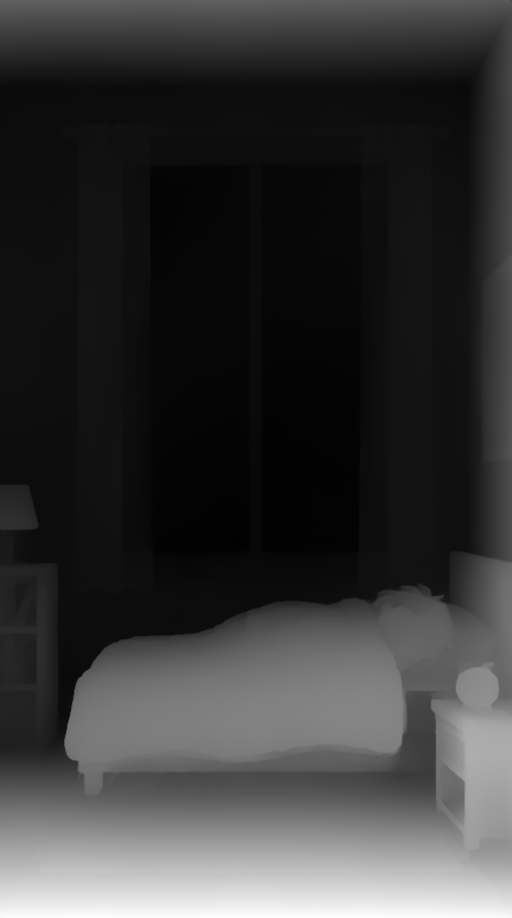
#> input picture ep007/anim/bedroom_depth.png, 1536 x 2752 px, given in place of bedroom_depth.png.png, which was not available (shown at 1/3 size)
$ python -i anim_ep007.py   (imports and definitions only)   (older library calls are emulated)
#> lines starting #> are read from the running program, lines starting #| are printed output that depends on the picture; after the words box and inside, x2 and y2 are one past the last pixel; in counts of white or black regions, pixels touching at a corner belong together
#!/usr/bin/env python3
"""Whatifaholic EP007 — What If Earth Had Rings Like Saturn?
Estilo do canal: ilustração plana em camadas (4 imagens nano_banana_pro) + animação por código (pycairo).
Câmara sempre em movimento (zoom/pan lentos + partículas em primeiro plano a velocidades diferentes = parallax).
Loop de frase: "Which means, one day…" → "Look up." (último frame = frame 0).
Uso: python3 anim_ep007.py [--frames t1,t2,...|last]   (sem argumentos: render completo + mistura)"""
import math, random, re, json, subprocess, sys, os
import cairo
import numpy as np
from PIL import Image

ROOT = os.path.dirname(os.path.abspath(__file__))
sys.path.insert(0, f"{ROOT}/../lib")
from brand_scratch import draw_scratch  # noqa: E402

W, H, FPS = 1080, 1920, 30
BLD = f"{ROOT}/build"
NARR = f"{ROOT}/audio/narration.wav"
MUSIC = f"{ROOT}/../music/track01_cosmic_ambient.mp3"
SFX = f"{ROOT}/../lib/sfx"
OUT = f"{ROOT}/whatifaholic_ep007_rings.mp4"
# [1 line that did not run here, left out]
# [1 line that did not run here, left out]
# [1 line that did not run here, left out]
# [1 line not run here, left out]

# ---------- cores (sem paleta fixa: as do tema — anéis prateados/dourados, céus de cada cena) ----------
INK = (1, 1, 1); DARK = (0.04, 0.03, 0.08); GOLD = (1.0, 0.82, 0.36); SILVER = (0.88, 0.92, 1.0)
ICE = (0.7, 0.9, 1.0); ORANGE = (1.0, 0.55, 0.2); RED = (1.0, 0.32, 0.25); VIOLET = (0.42, 0.3, 0.75)
GREY = (0.6, 0.62, 0.68)

# ---------- palavras ----------
# [1 line not run here, left out]
FIX = {"up,": "up.", "now,": "now.", "and": "And", "equator": "equator,", "line": "line,", "days,": "days.",
       "longer": "Longer", "rings": "rings", "ago,": "ago.", "which": "Which"}
# [6 lines not run here, left out]
# [1 line that did not run here, left out]


def bare(w): return re.sub(r"[^\w']", "", w).lower()


def at(tok, n=1, key="s"):
#> called with tok = 'earth', n = 1, key = 's'
    k = 0
    for w in words:
        if bare(w["w"]) == tok:
            k += 1
            if k == n: return w[key]
    raise KeyError(tok)


# [6 lines that did not run here, left out]


def clamp(x, a=0.0, b=1.0): return max(a, min(b, x))
def ease(x): x = clamp(x); return 1 - (1 - x) ** 3
def smooth(x): x = clamp(x); return x * x * (3 - 2 * x)
def seg(t, a, b): return ease((t - a) / (b - a)) if b > a else float(t >= a)
def lerp(a, b, k): return a + (b - a) * k
# [37 lines left out: functions popin, rr, text, glow, sparkle, not called in this run]


# ---------- imagens em camadas (parallax 2.5D a partir de mapas de profundidade) ----------
# Cada ilustração é cortada em 4 camadas pela profundidade (build/depth.py, Depth Anything V2 Small).
# As camadas de trás têm os objetos da frente "apagados" (preenchimento pull-push), para que, quando a
# camada da frente se mexe mais do que a de trás, não apareçam duplicados.
_KEEP = []
NL = 4


def _pool(a):
    h, w = a.shape[:2]
    a = a[:h - h % 2, :w - w % 2]
    return 0.25 * (a[0::2, 0::2] + a[1::2, 0::2] + a[0::2, 1::2] + a[1::2, 1::2])


def _fill(img, w):
    """preenche os píxeis com peso 0 a partir dos vizinhos (pirâmide pull-push), a 1/4 da resolução"""
    small = np.array(Image.fromarray(img.astype(np.uint8)).resize((img.shape[1] // 4, img.shape[0] // 4), Image.BILINEAR), np.float32)
    ws = np.array(Image.fromarray((w * 255).astype(np.uint8)).resize((img.shape[1] // 4, img.shape[0] // 4), Image.BILINEAR), np.float32) / 255
    A, Wt = [small * ws[..., None]], [ws]
    while min(A[-1].shape[:2]) > 4:
        A.append(_pool(A[-1])); Wt.append(_pool(Wt[-1]))
    col = A[-1] / np.maximum(Wt[-1], 1e-4)[..., None]
    for a, wt in zip(reversed(A[:-1]), reversed(Wt[:-1])):
        up = np.array(Image.fromarray(np.clip(col, 0, 255).astype(np.uint8)).resize((a.shape[1], a.shape[0]), Image.BILINEAR), np.float32)
        own = a / np.maximum(wt, 1e-4)[..., None]
        k = np.clip(wt * 4, 0, 1)[..., None]
        col = own * k + up * (1 - k)
    return np.array(Image.fromarray(np.clip(col, 0, 255).astype(np.uint8)).resize((img.shape[1], img.shape[0]), Image.BILINEAR), np.float32)


def _surf(rgb, alpha):
    h, w = alpha.shape
    buf = np.zeros((h, w, 4), np.uint8)
    pm = rgb * alpha[..., None]
    buf[..., 0] = pm[..., 2]; buf[..., 1] = pm[..., 1]; buf[..., 2] = pm[..., 0]; buf[..., 3] = alpha * 255
    s = cairo.ImageSurface.create_for_data(buf, cairo.FORMAT_ARGB32, w, h)
    _KEEP.append(buf)
    return s


def load_layers(name):
#> called with name = 'anim/bedroom_depth.png'
    im = np.array(Image.open(f"{ROOT}/anim/{name}.png").convert("RGB"), np.float32)
    d = np.array(Image.open(f"{ROOT}/anim/{name}_depth.png").convert("L"), np.float32) / 255
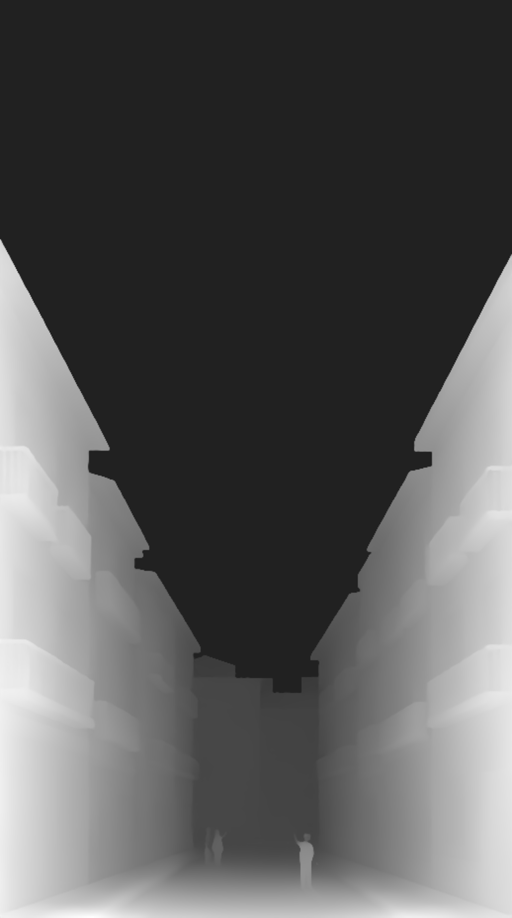
#> input picture ep007/anim/city_depth.png, 1536 x 2752 px, given in place of bedroom_depth.png_depth.png, which was not available (shown at 1/3 size)
    ths = [0.0] + list(np.quantile(d, [0.5, 0.75, 0.9]))
#> ths = [0, 0.129, 0.584, 0.78]
    out = []
    for k in range(NL):
        alpha = np.ones_like(d) if k == 0 else np.clip((d - ths[k]) / 0.025 + 0.5, 0, 1)
        if k < NL - 1:
            keep = (d < ths[k + 1] + 0.035).astype(np.float32)   # píxeis originais por baixo da borda suave da camada seguinte
            rgb = im * keep[..., None] + _fill(im, keep) * (1 - keep[..., None])
        else:
            rgb = im
        out.append(_surf(rgb, alpha))
#> this loop made 1 pass
#> pass 1, in load_layers, `keep = (d < ths[k + 1] + 0.035).astype(np.float32)`:
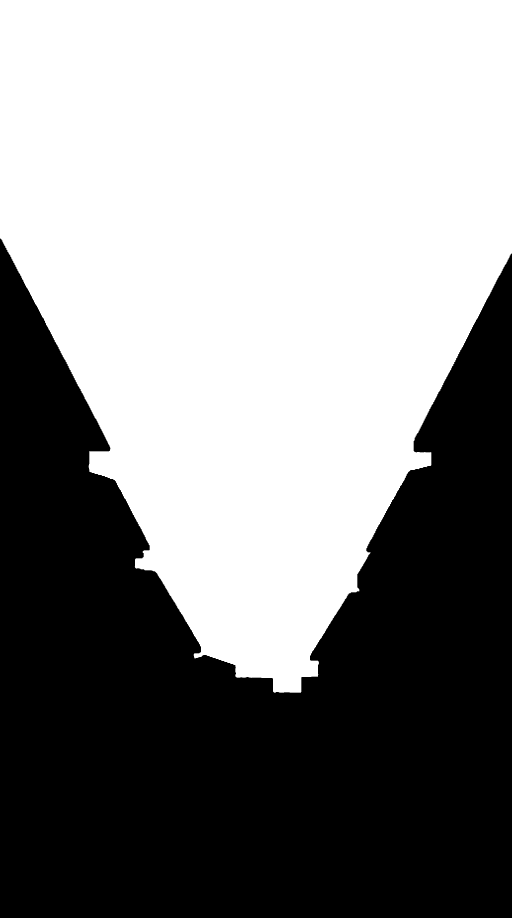
#> keep: shape (2752, 1536) float32 (shown at 1/3 size); values 0 (black) and 1 (white), 54.5% white; 1 black region, box (x1, y1, x2, y2) and area: (0, 716, 1536, 2752) 1923487
#> pass 1, in _fill, `small = np.array(Image.fromarray(img.astype(np.uint8)).resize((img.sha..`:
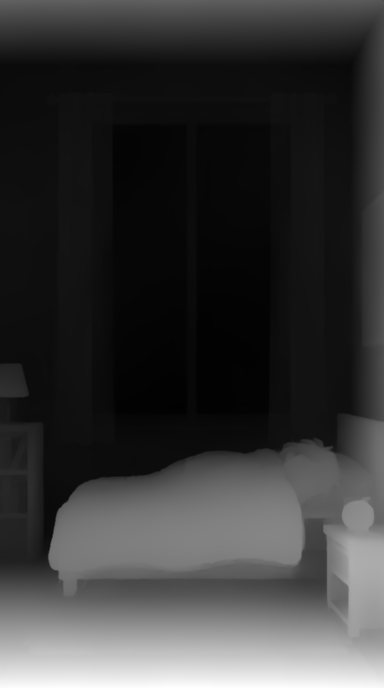
#> small: shape (688, 384, 3) float32; min 1, max 254, mean 55.5
#> pass 1, in _fill, `ws = np.array(Image.fromarray((w * 255).astype(np.uint8)).resize((img...`:
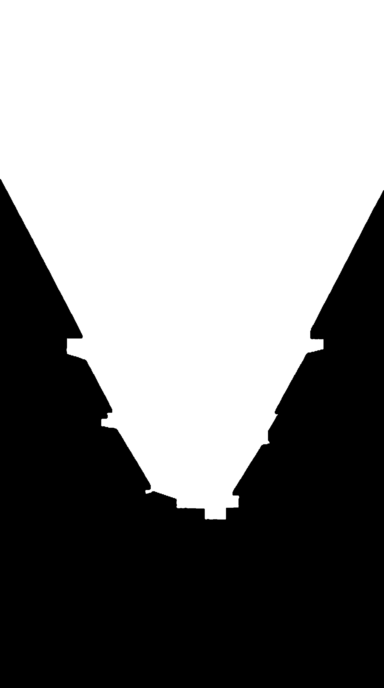
#> ws: shape (688, 384) float32; min 0, max 1, mean 0.545
#> after the loop:
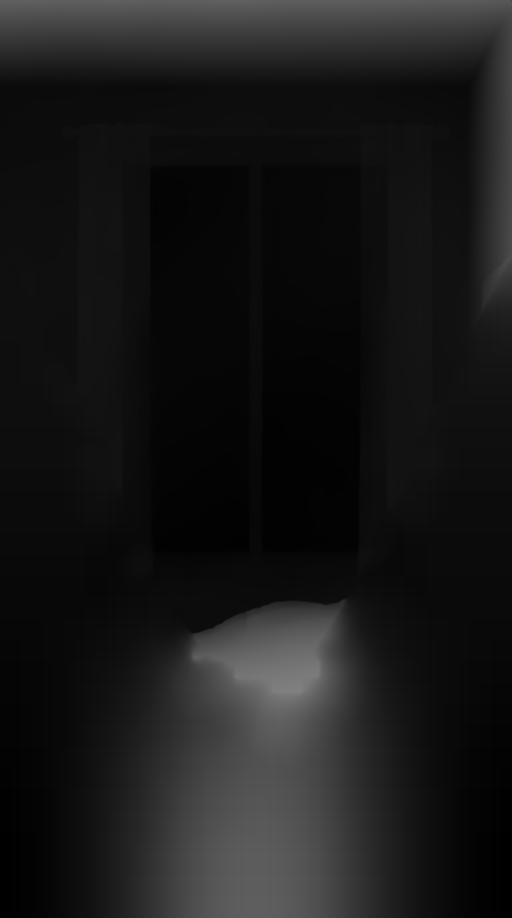
#> rgb: shape (2752, 1536, 3) float32 (shown at 1/3 size); min 0, max 128, mean 24.7
#> after the loop, out = []
    return out


NAMES = ("city", "europe", "night", "bedroom", "equator", "winter", "sunset", "ordovician")
LAY = {}


def layers(name):
    if name not in LAY: LAY[name] = load_layers(name)
    return LAY[name]


# [17 lines left out: function draw_par, not called in this run]


# partículas de primeiro plano (parallax): três camadas a velocidades diferentes
PART = [(random.random(), random.random(), random.choice((0.4, 0.7, 1.0)), random.random() * 6.28) for _ in range(46)]


# [46 lines left out: functions particles, vignette, card, chat, not called in this run]


# ---------- globo (código) ----------
CONT_TODAY = [  # contornos simplificados (lon, lat) para a Terra de hoje (Europa/África/Américas)
    [(-10, 36), (-9, 43), (-2, 44), (-5, 48), (2, 51), (8, 54), (10, 58), (5, 62), (14, 67), (25, 71), (40, 68), (45, 55),
     (40, 45), (28, 41), (26, 36), (15, 38), (12, 44), (5, 43), (-2, 37)],
    [(-17, 15), (-16, 28), (-6, 36), (10, 37), (25, 32), (34, 31), (43, 12), (51, 12), (40, -5), (40, -16), (33, -26),
     (20, -35), (14, -24), (12, -6), (8, 4), (-8, 5), (-14, 10)],
    [(-80, 9), (-77, -2), (-81, -6), (-70, -18), (-72, -40), (-66, -55), (-58, -38), (-48, -27), (-39, -14), (-35, -6),
     (-50, 0), (-60, 9), (-72, 12)],
    [(-125, 48), (-123, 38), (-110, 23), (-97, 19), (-88, 15), (-80, 9), (-82, 25), (-80, 32), (-70, 42), (-60, 47),
     (-55, 52), (-64, 60), (-80, 63), (-95, 70), (-130, 70), (-165, 66), (-150, 59), (-135, 57)],
    [(-50, 60), (-42, 60), (-20, 70), (-25, 82), (-55, 82), (-70, 76), (-60, 68)],
]
CONT_OLD = [  # Ordovícico (~466 Ma): Gondwana a sul, Laurência e Báltica no equador (formas estilizadas)
    [(-60, -10), (-30, 5), (10, 0), (40, -10), (70, -25), (80, -45), (50, -70), (0, -80), (-50, -70), (-75, -45)],
    [(-120, 20), (-95, 25), (-80, 10), (-90, -10), (-115, -12), (-130, 2)],
    [(-40, 30), (-20, 38), (-8, 28), (-18, 15), (-38, 16)],
    [(100, 15), (118, 20), (125, 5), (110, -5), (98, 2)],
]


# [91 lines left out: functions globe, space_bg, proj_pt, pin, not called in this run]


def dashed(c, x0, y0, x1, y1, col, a, w=4, dash=18, off=0):
    c.save(); c.set_source_rgba(*col, a); c.set_line_width(w); c.set_dash([dash, dash * 0.7], off)
    c.move_to(x0, y0); c.line_to(x1, y1); c.stroke(); c.restore()


# [310 lines left out: functions cam_hook, s_hook, s_everywhere, s_europe_map, s_europe, s_brand and 14 more, not called in this run]


# [9 lines that did not run here, left out]
NO_PUNCH = {s_brand, s_end}
# [1 line that did not run here, left out]


# ---------- sobreposições ----------
# [1 line that did not run here, left out]
# [1 line that did not run here, left out]


# [56 lines left out: functions badge, bell_icon, check, subscribe, not called in this run]


def render_scene(fn, t):
    s = cairo.ImageSurface(cairo.FORMAT_ARGB32, W, H); c = cairo.Context(s); c.set_antialias(cairo.ANTIALIAS_GOOD)
    fn(c, t); return s


# [17 lines left out: function frame_surface, not called in this run]


def frame(t):
    s = frame_surface(t)
    return np.ndarray((H, W, 4), np.uint8, s.get_data())[:, :, [2, 1, 0]].tobytes()


# ---------- legendas (ASS, palavra a palavra) ----------
WEAK = {"a", "an", "the", "to", "of", "for", "on", "in", "it", "and", "but", "is", "your", "you", "or", "by", "that", "my", "me", "no", "one"}
groups, cur = [], []
# [12 lines not run here, left out]


def ts(x):
    h, r = divmod(max(x, 0), 3600); m, s = divmod(r, 60)
    return f"{int(h)}:{int(m):02d}:{s:05.2f}"


HL, WH = "&H0040D8FF&", "&H00FFFFFF&"   # destaque dourado (BGR) — contrasta com céus violeta, azuis e laranja
ev = []
# [9 lines not run here, left out]
ASS = f"{BLD}/captions.ass"
# [14 lines not run here, left out]


# ---------- som ----------
SR = 48000


# [55 lines left out: functions wav, sfx_whoosh, mix, not called in this run]


# [16 lines not run here, left out]

#> (the run stopped early here; a loop or call above may not have finished)
